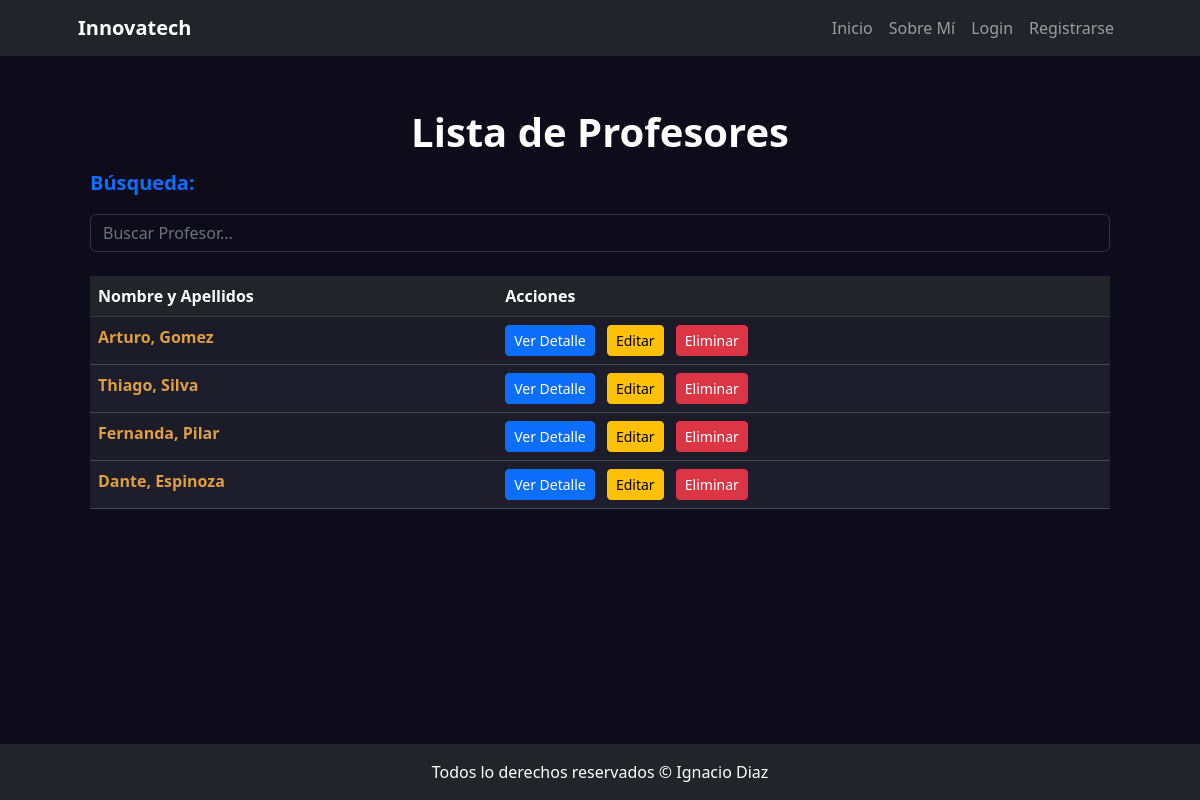
The app's page /profesor/list/, older data.
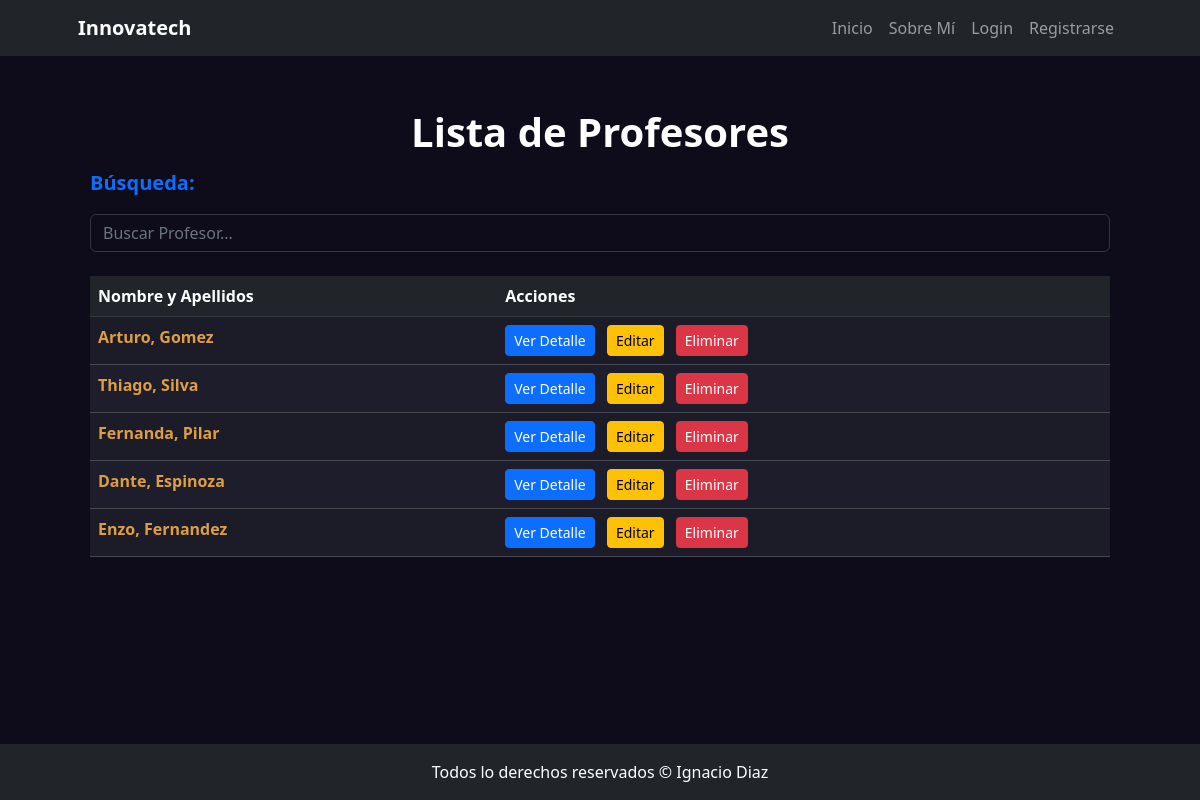
The same page, newer data.
### profesor/models.py (models this page shows, shortened)
class Profesor(models.Model):
    nombre = models.CharField(max_length=50)
    apellido = models.CharField(max_length=50)
    especializacion = models.CharField(max_length=100)
    correo_electronico = models.EmailField(unique=True)
    telefono = models.CharField(max_length=15)
    imagen = models.ImageField(upload_to='profesores/', null=True, blank=True)
    class Meta:
        verbose_name = 'Profesor'
        verbose_name_plural = 'Profesores'

### profesor/views.py (the view)
# urls.py: path("list/", views.ProfesorList.as_view(), name="list"),
class ProfesorList(ListView):
    model = models.Profesor
    def get_queryset(self) -> QuerySet:
        if self.request.GET.get("consulta"):
            consulta = self.request.GET.get("consulta")
            object_list = models.Profesor.objects.filter(
                Q(nombre__icontains=consulta) | Q(apellido__icontains=consulta))
        else:
            object_list = models.Profesor.objects.all()
        return object_list

### profesor/templates/profesor/profesor_list.html (shortened to what this page needs)
{% extends 'core/base.html' %}
{% block titulo %}Lista de Profesores{% endblock titulo %}
{% block contenido %}
    <div class="container">
        <div class="row">
            <form action="{% url 'profesor:list' %}" method="get">
                <label class="fs-5 fw-bold mb-3 text-primary">Búsqueda:</label>
                <input
                    type="text"
                    name="consulta"
                    class="form-control"
                    placeholder="Buscar Profesor..."
                >
            </form>
        </div>
        <div class="row my-4">
            <div class="col">
                {% if object_list %}
                    <table class="table table-striped table-hover"  style="background: #1d1d2b; border-color: #ffffff2f;">
                        <thead class="table-dark">
                            <tr>
                                <th scope="col">Nombre y Apellidos</th>
                                <th scope="col">Acciones</th>
                            </tr>
                        </thead>
                        <tbody>
                            {% for object in object_list %}
                                <tr>
                                    <td style="color: #de9e44" class="fw-bold">{{ object.nombre }}, {{object.apellido}}</td>
                                    <td>
                                        <a href="{% url 'profesor:detail' object.id %}" class="btn btn-primary btn-sm me-2">Ver Detalle</a>
                                        <a href="{% url 'profesor:update' object.id %}" class="btn btn-warning btn-sm me-2">Editar</a>
                                        <a href="{% url 'profesor:delete' object.id %}" class="btn btn-danger btn-sm">Eliminar</a>
                                    </td>
                                </tr>
                            {% endfor %}
                        </tbody>
                    </table>
                {% elif not object_list and request.GET.consulta %}
                    <p class="text-center py-4 m-2 fs-4 text-info text-bg-dark fw-bold rounded-4">
                        No hay Profesor registrado con ese nombre 🫤
                    </p>
                {% else %}
                    <p class="text-center py-4 m-2 fs-4 text-warning text-bg-dark fw-bold rounded-4">
                       Aún no hay Profesores registrados 📢
                    </p>
                {% endif %}
            </div>
        </div>
    </div>
{% endblock contenido %}

Row changes from the older to the newer data that the page shows:
added Profesor: nombre "Enzo", apellido "Fernandez"
